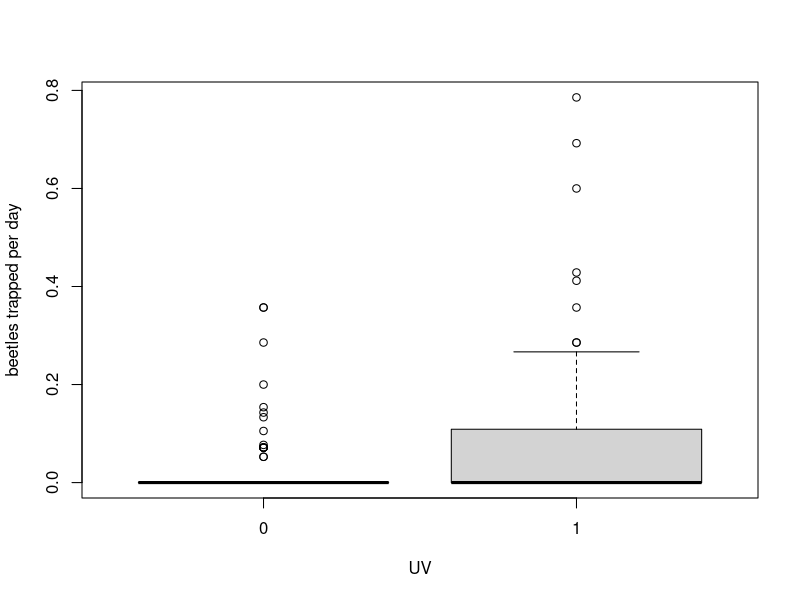

Reproduce this figure in R.
require(sqldf)
data = read.csv("cleandata.csv", header=TRUE)
x = sqldf("
          SELECT
            trapType,
            CHARINDEX('U',trapType, 0)>0 AS UV,
            1.0*(maleCRB + femaleCRB)/days AS trapRate
          FROM data
          WHERE 
            trapType LIKE '%L' 
          ")
t.test(trapRate~UV, x)
boxplot(trapRate~UV, x, ylab = 'beetles trapped per day')
